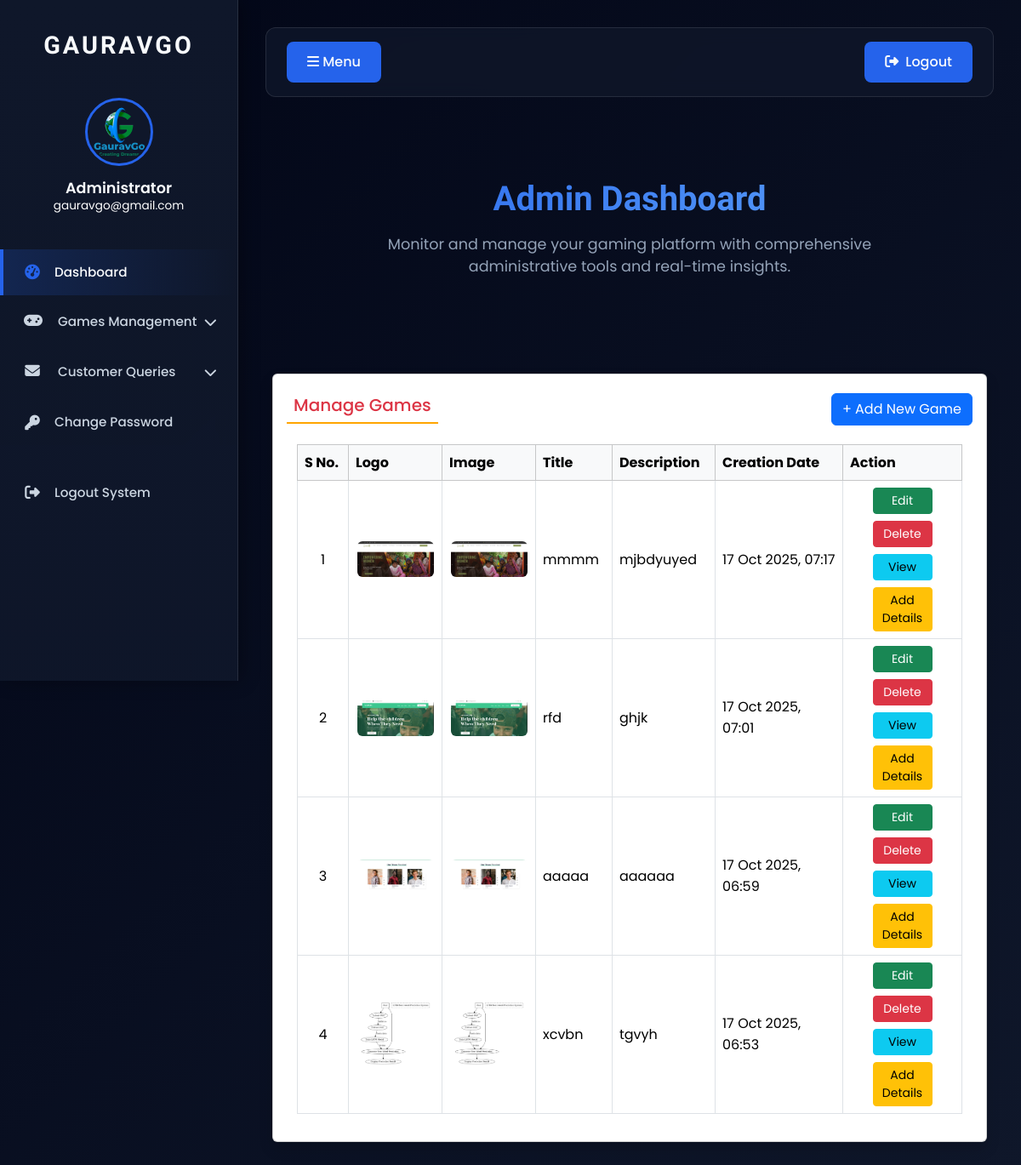
Before: /manage_games (signed in) with the older database file.
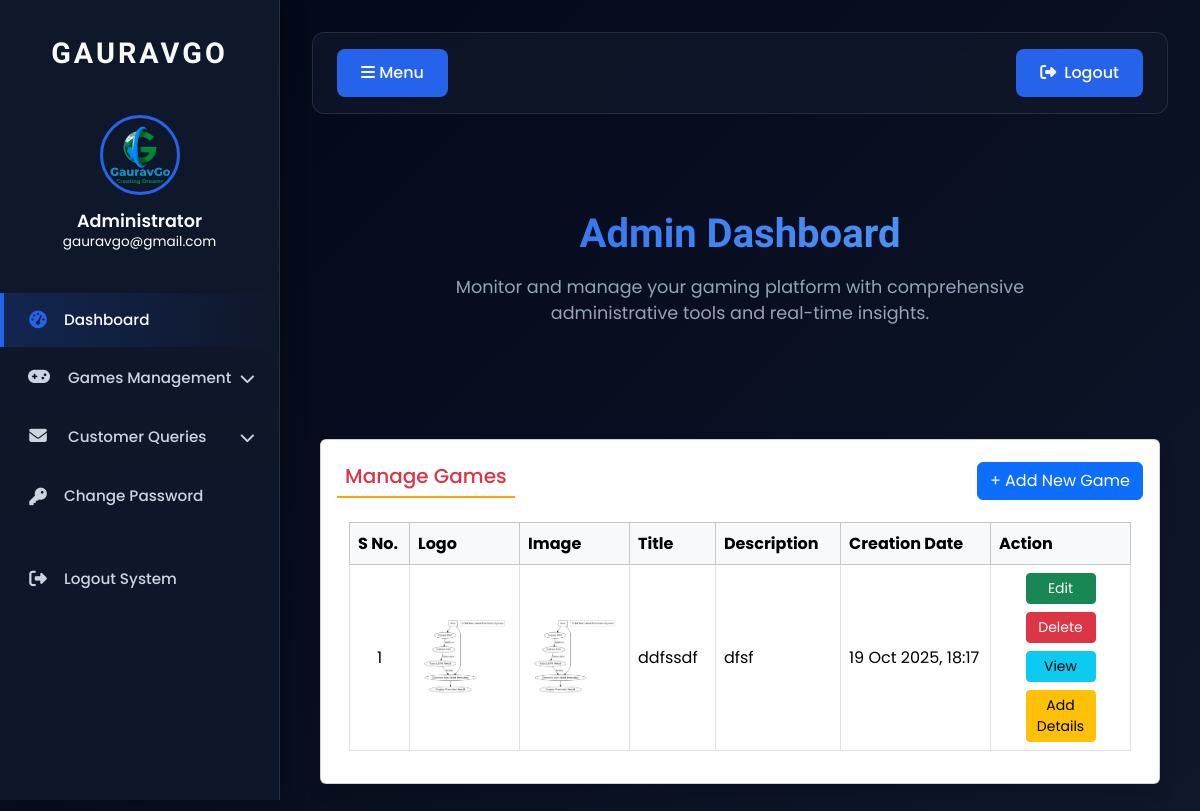
After: the same page with the newer database file.
### gauravgowebsite/models.py (models this page shows, shortened)
class Games(models.Model):
    title = models.CharField(max_length=200, null=True)
    description = models.CharField(max_length=5000, null=True)
    logo = models.ImageField(upload_to='logos/', null=True, blank=True)
    image = models.ImageField(upload_to='images/', null=True, blank=True)
    GAME_TYPE_CHOICES = [
        ('ftp', 'Free to Play Games'),
        ('br', 'Battle Royale Games'),
        ('fps', 'FPS Games'),
        ('rpg', 'RPG Games'),
        ('sim', 'Simulation Games'),
        ('other', 'Other'),
    ]
    game_type = models.CharField(max_length=20, choices=GAME_TYPE_CHOICES, default='other')
    creationdate = models.DateTimeField(auto_now_add=True)
    background_image = models.ImageField(upload_to='backgrounds/', null=True, blank=True)
    additional_description = models.TextField(null=True, blank=True)
    file_upload = models.FileField(upload_to='game_files/', null=True, blank=True)
    release_date = models.DateField(null=True, blank=True)
    publisher = models.CharField(max_length=200, default='GauravGo Games')
    rating = models.DecimalField(max_digits=3, decimal_places=1, default=5.0)
    file_size = models.CharField(max_length=50, default='31mb')
    platforms = models.CharField(max_length=200, default='Web, Android, iOS')
    youtube_link = models.URLField(null=True, blank=True)

### gauravgowebsite/views.py (the view)
# urls.py: path('manage_games', manage_games, name="manage_games"),
def manage_games(request):
    if not request.user.is_authenticated:
        return redirect('admin_login')
    games = Games.objects.all().order_by('-creationdate')
    return render(request, 'manage_games.html', {'games': games})

### gauravgowebsite/templates/manage_games.html (shortened to what this page needs)
{% extends 'admin_base.html' %}
{% load static %}
{% block main %}
<div class="card shadow m-2">
  <div class="card-body">
    <div class="d-flex justify-content-between align-items-center mb-3">
      <h5 class="p-2 text-danger" style="border-bottom:2px solid orange">Manage Games</h5>
      <a href="{% url 'add_games' %}" class="btn btn-primary">+ Add New Game</a>
    </div>
    <div class="container-fluid">
      <div class="table-responsive">
        <table class="table table-bordered table-hover" id="example">
          <thead class="table-light">
            <tr>
              <th style="width:60px;">S No.</th>
              <th style="width:110px;">Logo</th>
              <th style="width:110px;">Image</th>
              <th>Title</th>
              <th>Description</th>
              <th style="width:150px;">Creation Date</th>
              <th style="width:140px;">Action</th>
            </tr>
          </thead>
          <tbody>
            {% for i in games %}
            <tr>
              <td class="align-middle text-center">{{ forloop.counter }}</td>
              <td class="align-middle text-center">
                {% if i.logo %}
                  <img src="{{ i.logo.url }}" alt="{{ i.title }} logo" style="max-width:90px; max-height:90px; object-fit:cover; border-radius:6px;">
                {% else %}
                  <img src="{% static 'img/placeholder-100.png' %}" alt="no logo" style="max-width:90px; max-height:90px; object-fit:cover; border-radius:6px; opacity:0.6;">
                {% endif %}
              </td>
              <td class="align-middle text-center">
                {% if i.image %}
                  <img src="{{ i.image.url }}" alt="{{ i.title }} image" style="max-width:90px; max-height:90px; object-fit:cover; border-radius:6px;">
                {% else %}
                  <img src="{% static 'img/placeholder-100.png' %}" alt="no image" style="max-width:90px; max-height:90px; object-fit:cover; border-radius:6px; opacity:0.6;">
                {% endif %}
              </td>
              <td class="align-middle">{{ i.title }}</td>
              <td class="align-middle">
                {{ i.description|truncatechars:120 }}
              </td>
              <td class="align-middle">{{ i.creationdate|date:"d M Y, H:i" }}</td>
              <td class="align-middle text-center">
                <a href="{% url 'edit_game' i.id %}" class="btn btn-sm btn-success" style="width:70px">Edit</a>
                <a href="{% url 'delete_game' i.id %}" class="btn btn-sm btn-danger mt-2" style="width:70px" onclick="return confirm('Are you sure you want to delete this game?')">Delete</a>
                <br>
                <a href="#" class="btn btn-sm btn-info mt-2" data-bs-toggle="modal" data-bs-target="#gameModal{{ forloop.counter }}" style="width:70px">View</a>
                <a href="{% url 'add_game_details' i.id %}" class="btn btn-sm btn-warning mt-2" style="width:70px">Add Details</a>
              </td>
            </tr>
            {% endfor %}
          </tbody>
        </table>
      </div>
    </div>
  </div>
</div>
{% endblock %}

### gauravgowebsite/templates/admin_base.html (shortened to what this page needs)
{% load static %}
<html lang="en">
<head>
  <link rel="stylesheet" href="https://cdnjs.cloudflare.com/ajax/libs/font-awesome/6.4.2/css/all.min.css">
  <link href="https://cdn.jsdelivr.net/npm/bootstrap@5.3.2/dist/css/bootstrap.min.css" rel="stylesheet">
</head>
<body>
  <aside class="vertical-nav" id="sidebar" aria-label="Sidebar navigation">
    <p class="sidebar-title">GAURAVGO</p>
    <div class="profile">
      <img src="{% static 'images/media-home-page/logo.png' %}" alt="Admin Avatar">
      <h5 class="mb-0">Administrator</h5>
      <p class="text-muted small">
        {% if request.user.is_authenticated %}
          {{ request.user.email }}
        {% else %}
          System Admin
        {% endif %}
      </p>
    </div>
    <ul class="nav flex-column">
      <li class="nav-item">
        <a href="{% url 'admin_home' %}" class="nav-link active">
          <i class="fas fa-tachometer-alt"></i> Dashboard
        </a>
      </li>
      <li class="nav-item">
        <a class="nav-link d-flex justify-content-between align-items-center"
          data-bs-toggle="collapse"
          href="#gamesMenu"
          role="button"
          aria-expanded="false"
          aria-controls="gamesMenu">
          <span><i class="fas fa-gamepad"></i> Games Management</span>
        </a>
      </li>
      <li class="nav-item">
        <a class="nav-link d-flex justify-content-between align-items-center"
           data-bs-toggle="collapse"
           href="#queriesMenuCollapse"
           role="button"
           aria-expanded="false"
           aria-controls="queriesMenuCollapse">
          <span><i class="fas fa-envelope"></i> Customer Queries</span>
        </a>
      </li>
      <li class="nav-item">
        <a href="{% url 'change_password' %}" class="nav-link">
          <i class="fas fa-key"></i> Change Password
        </a>
      </li>
      <li class="nav-item mt-4">
        <a href="{% url 'logout' %}" class="nav-link">
          <i class="fas fa-sign-out-alt"></i> Logout System
        </a>
      </li>
    </ul>
  </aside>
  <main class="page-content" id="content">
    <nav class="navbar navbar-custom">
      <button id="sidebarCollapse" class="btn" type="button" aria-label="Toggle sidebar">
        <i class="fas fa-bars"></i> Menu
      </button>
      <a href="{% url 'logout' %}" class="btn">
        <i class="fas fa-sign-out-alt me-2"></i>Logout
      </a>
    </nav>
    <div class="welcome-area">
      <h2>Admin Dashboard</h2>
      <p>Monitor and manage your gaming platform with comprehensive administrative tools and real-time insights.</p>
    </div>
    {% block main %}
    {% endblock %}
  </main>
</body>
</html>

### gauravgowebsite/templates/admin_base.html (style rules this page uses)
:root { --primary: #2563eb; --primary-dark: #1d4ed8; --secondary: #64748b; --dark: #0f172a; --darker: #020617; --light: #f8fafc; --sidebar-width: 280px; }
body { font-family: 'Poppins', sans-serif; background: linear-gradient(135deg, var(--darker) 0%, var(--dark) 100%); color: var(--light); min-height: 100vh; overflow-x: hidden; }
.vertical-nav { width: var(--sidebar-width); height: 100vh; background: linear-gradient(180deg, var(--dark) 0%, rgba(15, 23, 42, 0.95) 100%); backdrop-filter: blur(10px); color: #fff; position: fixed; top: 0; left: 0; z-index: 1000; padding-top: 2rem; border-right: 1px solid rgba(255, 255, 255, 0.1); box-shadow: 4px 0 20px rgba(0, 0, 0, 0.3); transition: transform 0.3s ease; }
.vertical-nav .sidebar-title { font-size: 1.8rem; text-align: center; letter-spacing: 3px; font-family: 'Orbitron', sans-serif; color: var(--light); margin-bottom: 2.5rem; font-weight: 700; padding: 0 1.5rem; }
.vertical-nav .nav-link { font-size: 0.95rem; color: #cbd5e1; padding: 1rem 1.5rem; display: flex; align-items: center; border-radius: 0; margin-bottom: 0.25rem; transition: all 0.3s ease; font-weight: 500; border-left: 4px solid transparent; }
.vertical-nav .nav-link i { margin-right: 1rem; font-size: 1.1rem; width: 20px; text-align: center; transition: color 0.3s ease; }
.vertical-nav .nav-link.active { background: linear-gradient(90deg, rgba(37, 99, 235, 0.2) 0%, transparent 100%); color: var(--light); border-left-color: var(--primary); }
.vertical-nav .nav-link.active i { color: var(--primary); }
.profile { text-align: center; margin-bottom: 2.5rem; padding: 0 1.5rem; }
.profile img { width: 80px; height: 80px; border-radius: 50%; border: 3px solid var(--primary); margin-bottom: 1rem; background: var(--dark); padding: 2px; }
.profile h5 { font-size: 1.1rem; font-weight: 600; margin-bottom: 0.25rem; color: var(--light); }
.profile p { color: #ffffff; font-size: 0.85rem; margin-bottom: 0; }
.profile .text-muted { color: #ffffff !important; }
.nav-item .nav-link[data-bs-toggle="collapse"] { position: relative; }
.nav-item .nav-link[data-bs-toggle="collapse"]::after { content: '\f078'; font-family: 'Font Awesome 6 Free'; font-weight: 900; position: absolute; right: 1.5rem; transition: transform 0.3s ease; }
.page-content { margin-left: var(--sidebar-width); padding: 2rem; background: transparent; min-height: 100vh; transition: margin-left 0.3s ease; }
.navbar-custom { background: rgba(15, 23, 42, 0.8); backdrop-filter: blur(10px); padding: 1rem 1.5rem; border-radius: 12px; border: 1px solid rgba(255, 255, 255, 0.1); margin-bottom: 2rem; display: flex; align-items: center; justify-content: space-between; }
.navbar-custom .btn { color: var(--light); background: var(--primary); border: none; border-radius: 8px; font-weight: 500; padding: 0.75rem 1.5rem; transition: all 0.3s ease; }
.welcome-area { text-align: center; margin-bottom: 3rem; padding: 4rem 0; }
.welcome-area h2 { font-family: 'Orbitron', sans-serif; font-size: 2.5rem; color: var(--light); font-weight: 700; margin-bottom: 1rem; background: linear-gradient(135deg, var(--primary) 0%, #60a5fa 100%); -webkit-background-clip: text; -webkit-text-fill-color: transparent; background-clip: text; }
.welcome-area p { color: #94a3b8; font-size: 1.1rem; margin-bottom: 0; font-weight: 400; max-width: 600px; margin: 0 auto; }

Changed rows visible on the page:
removed Games: logo (picture), image (picture), title "mmmm", description "mjbdyuyed", creationdate "17 Oct 2025, 07:17"
removed Games: logo (picture), image (picture), title "rfd", description "ghjk", creationdate "17 Oct 2025, 07:01"
removed Games: logo (picture), image (picture), title "aaaaa", description "aaaaaa", creationdate "17 Oct 2025, 06:59"
removed Games: logo (picture), image (picture), title "xcvbn", description "tgvyh", creationdate "17 Oct 2025, 06:53"
added Games: logo (picture), image (picture), title "ddfssdf", description "dfsf", creationdate "19 Oct 2025, 18:17"
